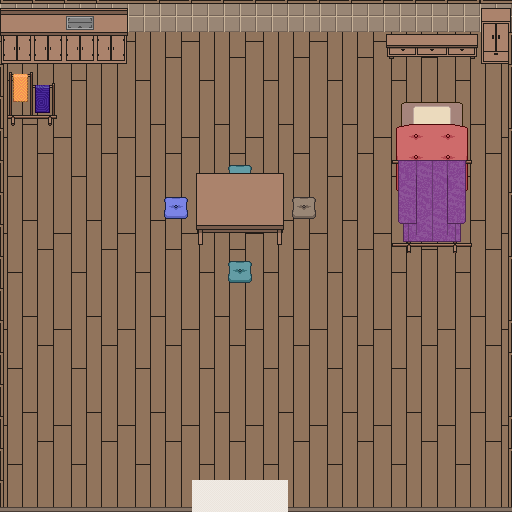

Tiled map render using the project's own tile images. Description and the whole map definition, tile-layer contents included, below:
An orthogonal 16x16 tile map with 32x32 px tiles, 3 tile layers (ground, forground1, forground2) and 10 objects.

<map version="1.0" orientation="orthogonal" renderorder="right-down" width="16" height="16" tilewidth="32" tileheight="32" nextobjectid="48">
 <tileset firstgid="1" name="JapaneseRoom" tilewidth="32" tileheight="32" tilecount="500" columns="20">
  <image source="JapaneseRoom.png" width="640" height="800" />
 </tileset>
 <layer name="ground" width="16" height="16">
  <data encoding="csv">
48,48,48,48,48,48,48,48,48,48,48,48,48,48,48,48,
26,27,26,27,26,27,26,27,26,27,26,27,26,27,26,27,
46,47,46,47,46,47,46,47,46,47,46,47,46,47,46,47,
6,7,6,7,6,7,6,7,6,7,6,7,6,7,6,7,
26,27,26,27,26,27,26,27,26,27,26,27,26,27,26,27,
46,47,46,47,46,47,46,47,46,47,46,47,46,47,46,47,
6,7,6,7,6,7,6,7,6,7,6,7,6,7,6,7,
26,27,26,27,26,27,26,27,26,27,26,27,26,27,26,27,
46,47,46,47,46,47,46,47,46,47,46,47,46,47,46,47,
6,7,6,7,6,7,6,7,6,7,6,7,6,7,6,7,
26,27,26,27,26,27,26,27,26,27,26,27,26,27,26,27,
46,47,46,47,46,47,46,47,46,47,46,47,46,47,46,47,
6,7,6,7,6,7,6,7,6,7,6,7,6,7,6,7,
26,27,26,27,26,27,26,27,26,27,26,27,26,27,26,27,
46,47,46,47,46,47,46,47,46,47,46,47,46,47,46,47,
6,7,6,7,6,7,6,7,6,7,6,7,6,7,6,7
</data>
 </layer>
 <layer name="forground1" width="16" height="16">
  <data encoding="csv">
54,55,56,57,122,122,122,122,122,122,122,122,122,122,122,14,
74,75,76,77,0,0,0,0,0,0,0,0,71,72,73,34,
81,0,0,0,0,0,0,0,0,0,0,0,0,0,0,82,
81,0,0,0,0,0,0,0,0,0,0,0,138,139,140,102,
81,0,0,0,0,0,0,0,0,0,0,0,0,0,0,82,
81,0,0,0,0,0,0,358,0,0,0,0,178,179,180,102,
81,0,0,0,0,359,0,0,0,360,0,0,0,0,0,82,
81,0,0,0,0,0,0,0,0,0,0,0,0,0,0,102,
81,0,0,0,0,0,0,358,0,0,0,0,0,0,0,82,
81,0,0,0,0,0,0,0,0,0,0,0,0,0,0,102,
81,0,0,0,0,0,0,0,0,0,0,0,0,0,0,82,
81,0,0,0,0,0,0,0,0,0,0,0,0,0,0,82,
81,0,0,0,0,0,0,0,0,0,0,0,0,0,0,102,
81,0,0,0,0,0,0,0,0,0,0,0,0,0,0,82,
81,0,0,0,0,0,0,0,0,0,0,0,0,0,0,82,
81,0,0,0,0,0,64,64,64,0,0,0,0,0,0,102
</data>
 </layer>
 <layer name="forground2" width="16" height="16">
  <data encoding="csv">
121,121,121,121,0,0,0,0,0,0,0,0,0,0,0,121,
0,0,0,0,0,0,0,0,0,0,0,0,0,0,0,82,
141,142,0,0,0,0,0,0,0,0,0,0,0,0,0,0,
161,162,0,0,0,0,0,0,0,0,0,0,0,0,0,0,
0,0,0,0,0,0,0,0,0,0,0,0,158,159,160,0,
0,0,0,0,0,0,18,19,20,0,0,0,184,185,186,0,
0,0,0,0,0,0,38,39,40,0,0,0,204,205,206,0,
0,0,0,0,0,0,58,59,60,0,0,0,224,225,226,0,
0,0,0,0,0,0,0,0,0,0,0,0,0,0,0,0,
0,0,0,0,0,0,0,0,0,0,0,0,0,0,0,0,
0,0,0,0,0,0,0,0,0,0,0,0,0,0,0,0,
0,0,0,0,0,0,0,0,0,0,0,0,0,0,0,0,
0,0,0,0,0,0,0,0,0,0,0,0,0,0,0,0,
0,0,0,0,0,0,0,0,0,0,0,0,0,0,0,0,
0,0,0,0,0,0,0,0,0,0,0,0,0,0,0,0,
79,79,79,79,79,79,0,0,0,79,79,79,79,79,79,79
</data>
 </layer>
 <objectgroup name="Collisions">
  <object id="37" x="388" y="37" width="87" height="17" />
  <object id="39" x="6" y="9" width="495" height="16" />
  <object id="40" x="202" y="196" width="74" height="24" />
  <object id="41" x="407" y="138" width="52" height="100" />
  <object id="42" x="9" y="105" width="40" height="13" />
  <object id="43" x="-18" y="7" width="14" height="500" />
  <object id="44" x="3" y="516" width="509" height="12" />
  <object id="45" x="518" y="11" width="7" height="496" />
  <object id="46" x="9" y="40" width="109" height="15" />
  <object id="47" x="485" y="41" width="19" height="12" />
 </objectgroup>
</map>